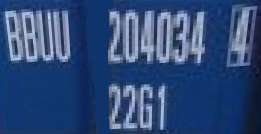
#> input picture images/code5_fix.png, 261 x 134 px
$ python code_image_cleaner.py
#> lines starting #> are read from the running program, lines starting #| are printed output that depends on the picture; after the words box and inside, x2 and y2 are one past the last pixel; in counts of white or black regions, pixels touching at a corner belong together; long printed decimals are rounded
#> in main, src_img is the input picture: shape (134, 261, 3); mean B, G, R 120.8, 74.9, 47.9
### utils.py
import cv2


def resize_to_suitable(img, min_dim=400):
    old_h, old_w = img.shape[0:2]
    if old_w == 0 or old_h == 0:
        return img
    new_h, new_w = old_h, old_w
    if old_w > old_h:
        while new_w < min_dim:
            new_w += old_w
            new_h += old_h
    else:
        while new_h < min_dim:
            new_w += old_w
            new_h += old_h
    resized = cv2.resize(img, (new_w, new_h), cv2.INTER_AREA)
    return resized


def display_image_cv2(img, window_name="output", scaling=True):
    if scaling:
        cv2.namedWindow(window_name, cv2.WINDOW_NORMAL)
        resized_img = resize_to_suitable(img)
        cv2.imshow(window_name, resized_img)
    else:
        cv2.imshow(window_name, img)
    cv2.waitKey(0)

### code_image_cleaner.py
import cv2
import numpy as np
from utils import display_image_cv2


def rotate_image(thresh_img, debug=False):
    """ Rotate an image. Required input to be a binary image."""
    if debug:
        display_image_cv2(thresh_img, "prerotate")
    im_h, im_w = thresh_img.shape[0:2]
    if im_h > im_w:
        # Not yet implemented for vertical side code
        print("code_image_cleaner/rotate_image(): Not yet implemented for vertical side code")
        return thresh_img

    tmp = np.where(thresh_img > 0)
    row, col = tmp
    # note: column_stack is just vstack().T (aka transposed vstack)
    coords = np.column_stack((col, row))
    rect = cv2.minAreaRect(coords)
    angle = rect[-1]
    if debug:
        box_points = cv2.boxPoints(rect)
        box_points = np.int0(box_points)
        debug_box_img = cv2.drawContours(thresh_img.copy(), [box_points], 0, (255, 255, 255), 2)
        display_image_cv2(debug_box_img, "debug box rotate", False)
    # the v4.5.1 `cv2.minAreaRect` function returns values in the
    # range (0, 90]); as the rectangle rotates clockwise the
    # returned angle approach 90.
    if angle > 45:
        # if angle > 45 it will rotate left 90 degree into vertical standing form, so rotate another 270 degree
        # will bring it back to good. Otherwise, it will rotate nice.
        angle = 270 + angle

    # rotate the image
    (h, w) = thresh_img.shape[:2]
    center = (w // 2, h // 2)
    M = cv2.getRotationMatrix2D(center, angle, 1.0)
    rotated = cv2.warpAffine(thresh_img, M, (w, h), flags=cv2.INTER_CUBIC, borderMode=cv2.BORDER_REPLICATE)
    print("code_image_cleaner/rotate_image(): rotated", angle)
    return rotated


def is_contour_bad(c, src_img):
    im_h, im_w = src_img.shape[0:2]
    box = cv2.boundingRect(c)
    x, y, w, h = box[0], box[1], box[2], box[3]
    # If image is a back code (width larger than height)
    if im_w > im_h:
        if h >= 0.8*im_h:  # likely to be a bar
            print("code_image_cleaner/is_contour_bad(): found a bar contour")
            return True
        if x < 0.4*im_w and y > 0.6*im_h:  # lower left unrelated symbols
            print("code_image_cleaner/is_contour_bad(): found a unrelated contour")
            return True
        if w*h < 0.003*im_h*im_w:  # Noise w/ area < 0.5% of image's area
            print("code_image_cleaner/is_contour_bad(): found a tiny noise contour")
            return True
        if x <= 1 or x >= (im_w-1) or y <= 1 or y <= (im_h-1):
            if w*h < 0.005*im_h*im_w:
                print("code_image_cleaner/is_contour_bad(): found a sus edge-touched contour")
                return True
    # Else, it a side code
    else:
        if w*h < 0.001*im_h*im_w:  # Noise
            print("code_image_cleaner/is_contour_bad(): found a tiny noise contour")
            return True
        if x+w >= 0.5*im_w and y+h >= 0.4*im_h:
            print("code_image_cleaner/is_contour_bad(): found a unrelated contour")
            return True
    return False


def remove_noise(cnts, thresh, src_img, debug=False):
    print("===Start removing noise===")
    mask = np.ones(thresh.shape[:2], dtype="uint8") * 255
    # loop over the contours
    for c in cnts:
        # Draw contour for visualization
        if debug:
            box = cv2.boundingRect(c)
            x, y, w, h = box[0], box[1], box[2], box[3]
            cv2.rectangle(src_img, (x, y), (x + w, y + h), color=(0, 255, 0), thickness=1)
        # if the contour is bad, draw it on the mask (to remove it later)
        if is_contour_bad(c, src_img):
            cv2.drawContours(mask, [c], -1, 0, -1)
    # remove the contours from the image and show the resulting images
    result = cv2.bitwise_and(thresh, thresh, mask=mask)
    print("=====Finish=====")
    return result


def otsu_threshold(src_img):
    """ NOT expected to return white text on black background"""
    gray_img = cv2.cvtColor(src_img, cv2.COLOR_BGR2GRAY)
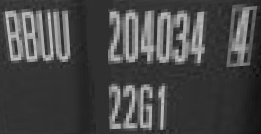
#> gray_img: shape (134, 261); min 13, max 205, mean 72
    # blur_img = cv2.GaussianBlur(gray_img, (3, 3), 0)
    _, thresh_img1 = cv2.threshold(gray_img, 127, 255, cv2.THRESH_BINARY | cv2.THRESH_OTSU)
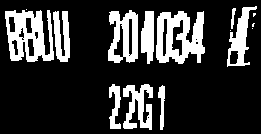
#> thresh_img1: shape (134, 261); 21.5% white; 15 white regions (5 under 20 px), largest, box (x1, y1, x2, y2) and area: (156, 11, 205, 64) 1678, (5, 10, 54, 62) 1585, (108, 10, 138, 63) 1025
    thresh_img2 = cv2.adaptiveThreshold(gray_img, 255, cv2.ADAPTIVE_THRESH_GAUSSIAN_C, cv2.THRESH_BINARY, 19, 17)
#> thresh_img2: shape (134, 261); 85.2% white; 97 black regions (57 under 20 px), largest, box (x1, y1, x2, y2) and area: (115, 82, 151, 132) 521, (143, 84, 162, 132) 412, (48, 8, 74, 66) 321
    thresh_img = cv2.bitwise_and(thresh_img1, thresh_img2)
#> thresh_img: shape (134, 261); 20.6% white; 16 white regions (6 under 20 px), largest, box (x1, y1, x2, y2) and area: (156, 11, 205, 64) 1593, (5, 10, 54, 62) 1463, (108, 10, 138, 63) 997
    return thresh_img


def is_it_bbwt(thresh_img, depth=2):
    """ Make sure the thresh img has white text on black background """
#> called with depth = 2
    im_h, im_w = thresh_img.shape[0:2]
#> im_h = 134; im_w = 261
    # Calculate the pixel value of image border
    total_pixel_value = np.sum(thresh_img)
#> total_pixel_value = 1838550
    center_img = thresh_img[depth:im_h-depth, depth:im_w-depth]
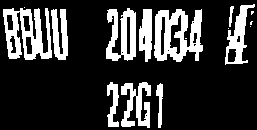
#> center_img: shape (130, 257); 21.6% white; 16 white regions (6 under 20 px)
    center_pixel_value = np.sum(center_img)
#> center_pixel_value = 1838550
    border_bw_value = (total_pixel_value - center_pixel_value) / (im_h*im_w - center_img.size)
#> border_bw_value = 0
    print("code_image_cleaner/is_it_bbwt():BBWT value:", border_bw_value)
#| code_image_cleaner/is_it_bbwt():BBWT value: 0.0
    return border_bw_value < 127  # If False mean not bbwt, and thresh must be invert


def process_image_for_ocr(src_img, debug=False):
    """
    Clean up other cluttering on the back code and return a binary image. Run this from other file.
    """
    # Binarization
    thresh = otsu_threshold(src_img)
    if not is_it_bbwt(thresh):
        cv2.bitwise_not(thresh, thresh)  # invert
    cnts, _ = cv2.findContours(thresh, cv2.RETR_EXTERNAL, cv2.CHAIN_APPROX_SIMPLE)
#> cnts = 16 contours, 6 with area under 20; largest, box (x1, y1, x2, y2) and area: (156, 11, 205, 64) 1812, (5, 10, 54, 62) 1546, (108, 10, 138, 63) 969, (227, 6, 257, 67) 716, (123, 84, 153, 130) 612
    # Remove noise
    clean = remove_noise(cnts, thresh, src_img, debug)
#> the loop in remove_noise, `for c in cnts:` made 16 passes
#> c on passes 4, 8: [[187, 40], [188, 40]], [[253, 13], [253, 16], [255, 14], [255, 13]]
#| code_image_cleaner/is_contour_bad(): found a tiny noise contour
#| code_image_cleaner/is_contour_bad(): found a tiny noise contour
#| code_image_cleaner/is_contour_bad(): found a tiny noise contour
#| code_image_cleaner/is_contour_bad(): found a tiny noise contour
#| code_image_cleaner/is_contour_bad(): found a tiny noise contour
#| code_image_cleaner/is_contour_bad(): found a tiny noise contour
#| code_image_cleaner/is_contour_bad(): found a sus edge-touched contour
#> after the loop in remove_noise, `for c in cnts:`:
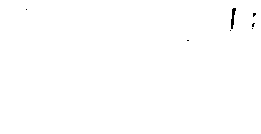
#> mask: shape (134, 261); 99.8% white; black in thin lines or dots, all inside (x1, y1, x2, y2) = (26, 8, 256, 41)
#> after the loop in remove_noise, `for c in cnts:`:
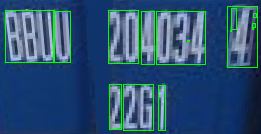
#> src_img: shape (134, 261, 3); 4.25% of pixels changed, all inside (x1, y1, x2, y2) = (5, 6, 258, 131)
#> in remove_noise, `result = cv2.bitwise_and(thresh, thresh, mask=mask)`:
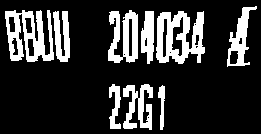
#> result: shape (134, 261); 20.4% white; 9 white regions, largest, box (x1, y1, x2, y2) and area: (156, 11, 205, 64) 1593, (5, 10, 54, 62) 1463, (108, 10, 138, 63) 997
    # Rotate
    rotated = rotate_image(clean)
#> in rotate_image, `tmp = np.where(thresh_img > 0)`: tmp = 7131 positions, rows 6 to 129, columns 5 to 256
#> in rotate_image, `row, col = tmp`: row = 7131 values from 6 to 129; col = 7131 values, max 256 at index 1, min 5 at index 65, mean 126.9
#> in rotate_image, `coords = np.column_stack((col, row))`: coords = 7131 pairs, first value 5 to 256, second value 6 to 129
#> in rotate_image, `rect = cv2.minAreaRect(coords)`: rect = ((131.4, 68.78), (251.2, 121.4), -0.951)
#> in rotate_image, `angle = rect[-1]`: angle = -0.951
#> in rotate_image, `M = cv2.getRotationMatrix2D(center, angle, 1.0)`: M = [[1, -0.0166, 1.13], [0.0166, 1, -2.15]]
#| code_image_cleaner/rotate_image(): rotated -0.9509
    if debug:
        display_image_cv2(src_img, "original w/ box")
        display_image_cv2(thresh, "thresh")
        display_image_cv2(clean, "removed noise")
        display_image_cv2(rotated, "rotated")
#> call 4 of resize_to_suitable, with min_dim = 400
#> in resize_to_suitable (call 4), `resized = cv2.resize(img, (new_w, new_h), cv2.INTER_AREA)`:
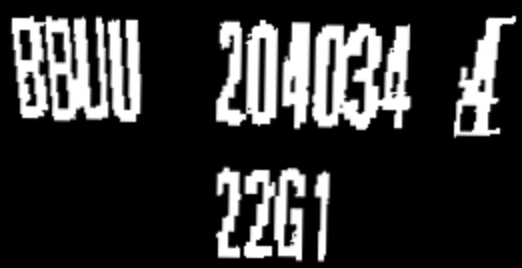
#> resized: shape (268, 522); min 0, max 255, mean 52
    return rotated


def main():
    """ Test threshold and cleanup ability """
    src_img = cv2.imread("images/code5_fix.png")
    clean_img = process_image_for_ocr(src_img, True)


if __name__ == "__main__":
    main()

$ run again, with images/code2_fix.png copied over images/code5_fix.png
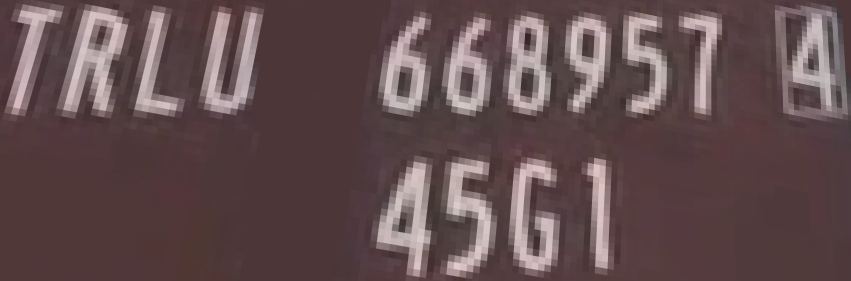
#> input picture images/code2_fix.png, 851 x 281 px
#> in main, src_img is the input picture: shape (281, 851, 3); mean B, G, R 79.4, 77.7, 99.1
#> thresh_img1: shape (281, 851); 17% white; 17 white regions, largest, box (x1, y1, x2, y2) and area: (63, 6, 128, 117) 3939, (509, 158, 560, 271) 3343, (376, 161, 431, 277) 3322
#> thresh_img2: shape (281, 851); 94.5% white; black in thin lines or dots
#> thresh_img: shape (281, 851); 16.3% white; 20 white regions, largest, box (x1, y1, x2, y2) and area: (63, 6, 128, 117) 3730, (376, 161, 431, 277) 3189, (509, 158, 560, 271) 3147
#> total_pixel_value = 9946785
#> center_img: shape (277, 847); 16.6% white; 20 white regions
#> border_bw_value = 0
#| code_image_cleaner/is_it_bbwt():BBWT value: 0.0
#> cnts = 20 contours; largest, box (x1, y1, x2, y2) and area: (63, 6, 128, 117) 3918, (376, 161, 431, 277) 3382, (507, 15, 551, 115) 3230, (781, 7, 840, 117) 3070, (509, 158, 560, 271) 2968
#> the loop in remove_noise, `for c in cnts:` made 20 passes
#> (printed output is left out)
#> after the loop in remove_noise, `for c in cnts:`:
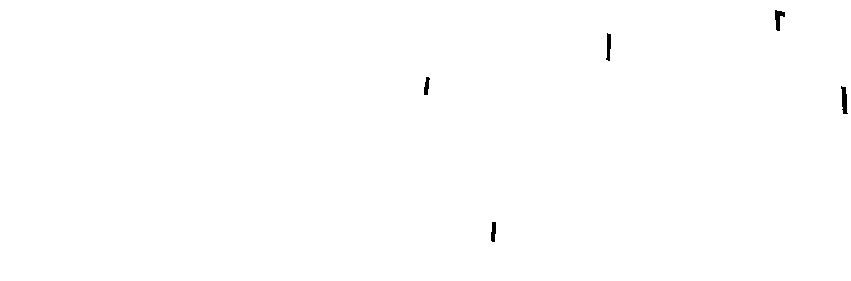
#> mask: shape (281, 851); 99.8% white; 5 black regions, box (x1, y1, x2, y2) and area: (841, 86, 848, 114) 126, (775, 10, 785, 31) 114, (606, 33, 611, 61) 98, (491, 222, 496, 242) 81, (424, 77, 430, 95) 71
#> tmp = 38517 positions, rows 5 to 276, columns 7 to 839
#> coords = 38517 pairs, first value 7 to 839, second value 5 to 276
#> rect = ((422.9, 141), (270, 831.9), -89.85)
#> angle = -89.85
#> M = [[0.00256, -1, 563.9], [1, 0.00256, -285.4]]
#> in rotate_image, `rotated = cv2.warpAffine(thresh_img, M, (w, h), flags=cv2.INTER_CUBIC,..`:
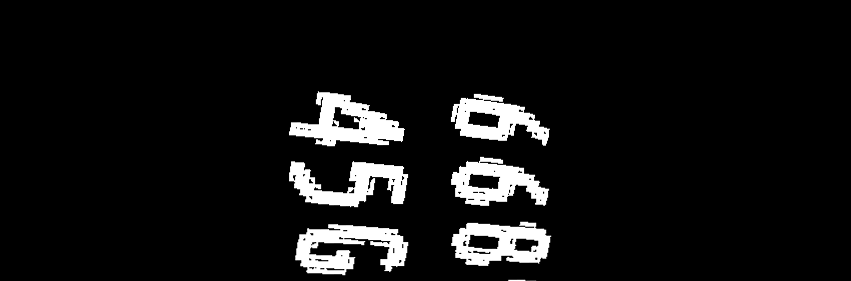
#> rotated: shape (281, 851); min 0, max 255, mean 18
#| code_image_cleaner/rotate_image(): rotated -89.853

$ run again, with images/code2.png copied over images/code5_fix.png
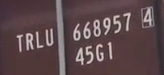
#> input picture images/code2.png, 164 x 75 px
#> in main, src_img is the input picture: shape (75, 164, 3); mean B, G, R 74.4, 71.7, 92.2
#> thresh_img1: shape (75, 164); 12.5% white; 16 white regions, largest, box (x1, y1, x2, y2) and area: (56, 0, 65, 75) 390, (141, 7, 154, 28) 141, (26, 33, 34, 50) 93
#> in otsu_threshold, `thresh_img2 = cv2.adaptiveThreshold(gray_img, 255, cv2.ADAPTIVE_THRESH..`:
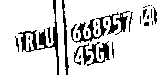
#> thresh_img2: shape (75, 164); 85.2% white; 27 black regions (15 under 20 px), largest, box (x1, y1, x2, y2) and area: (18, 0, 59, 75) 505, (71, 12, 119, 43) 396, (87, 41, 110, 66) 218
#> total_pixel_value = 391425
#> center_img: shape (71, 160); 13.3% white; 16 white regions
#> center_pixel_value = 386325
#> border_bw_value = 5.43
#| code_image_cleaner/is_it_bbwt():BBWT value: 5.426
#> cnts = 16 contours; largest, box (x1, y1, x2, y2) and area: (56, 0, 65, 75) 311, (93, 20, 101, 37) 82, (141, 7, 154, 28) 82, (26, 33, 34, 50) 73, (73, 24, 81, 41) 68
#> the loop in remove_noise, `for c in cnts:` made 16 passes
#> (printed output is left out)
#> result: shape (75, 164); 9.3% white in thin lines or dots, all inside (x1, y1, x2, y2) = (17, 7, 154, 65)
#> tmp = 1145 positions, rows 7 to 64, columns 17 to 153
#> row = 1145 values from 7 to 64; col = 1145 values, max 153 at index 181, min 17 at index 581, mean 89.07
#> coords = 1145 pairs, first value 17 to 153, second value 7 to 64
#> rect = ((88.29, 41.34), (139.1, 42.64), -12.25)
#> angle = -12.25
#> M = [[0.977, -0.212, 9.71], [0.212, 0.977, -16.55]]
#| code_image_cleaner/rotate_image(): rotated -12.246
#> resized: shape (225, 492)
#> in resize_to_suitable (call 4), `resized = cv2.resize(img, (new_w, new_h), cv2.INTER_AREA)`:
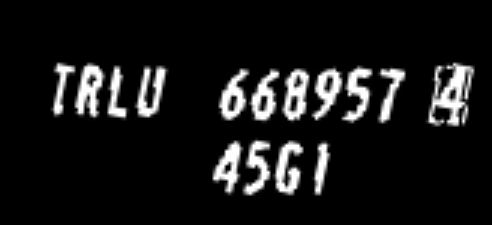
#> resized: shape (225, 492); min 0, max 255, mean 23.8
